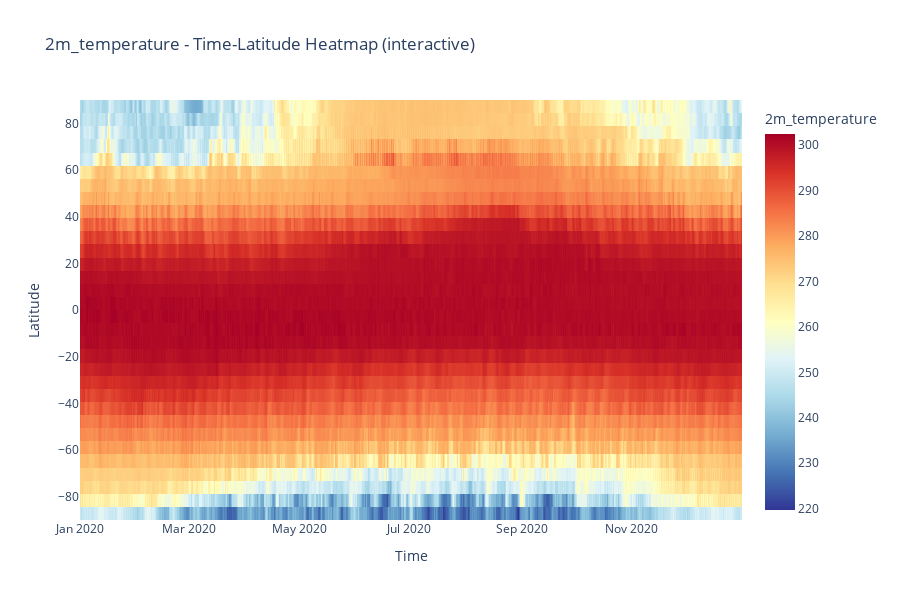

Here is the notebook cell this chart was saved with:
### Code cell
# Interactive heatmap (time-latitude)
lon_slice = var_data.isel(longitude=32)

fig = go.Figure(data=go.Heatmap(
    z=lon_slice.values.T,
    x=lon_slice.time.values,
    y=lon_slice.latitude.values,
    colorscale='RdYlBu_r',
    colorbar=dict(title=ANALYSIS_VAR)
))

fig.update_layout(
    title=f'{ANALYSIS_VAR} - Time-Latitude Heatmap (interactive)',
    xaxis_title='Time',
    yaxis_title='Latitude',
    height=600,
    template='plotly_white'
)

fig.show()

### Figure 1 — Plotly figure (JSON) as saved in the notebook; plotly's stock layout.template omitted (floating-point values rounded to 4 significant figures; data arrays with more than 128 entries replaced by an {"elided": "..."} marker saying what was removed)
{"data": [{"colorbar": {"title": {"text": "2m_temperature"}}, "colorscale": [[0, "rgb(49,54,149)"], [0.1, "rgb(69,117,180)"], [0.2, "rgb(116,173,209)"], [0.3, "rgb(171,217,233)"], [0.4, "rgb(224,243,248)"], [0.5, "rgb(255,255,191)"], [0.6, "rgb(254,224,144)"], [0.7, "rgb(253,174,97)"], [0.8, "rgb(244,109,67)"], [0.9, "rgb(215,48,39)"], [1, "rgb(165,0,38)"]], "type": "heatmap", "x": {"elided": "1464 str values"}, "y": [-87.19, -81.56, -75.94, -70.31, -64.69, -59.06, -53.44, -47.81, -42.19, -36.56, -30.94, -25.31, -19.69, -14.06, -8.437, -2.813, 2.813, 8.438, 14.06, 19.69, 25.31, 30.94, 36.56, 42.19, 47.81, 53.44, 59.06, 64.69, 70.31, 75.94, 81.56, 87.19], "z": {"elided": "32x1464 float values"}}], "layout": {"height": 600, "title": {"text": "2m_temperature - Time-Latitude Heatmap (interactive)"}, "xaxis": {"title": {"text": "Time"}}, "yaxis": {"title": {"text": "Latitude"}}}}
